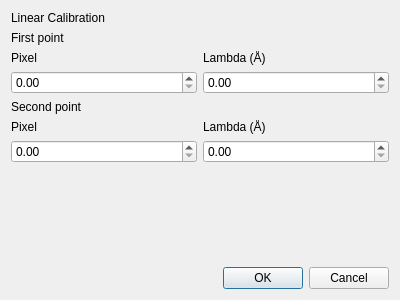
<?xml version="1.0" encoding="UTF-8"?>
<ui version="4.0">
 <class>Calibrate</class>
 <widget class="QDialog" name="Calibrate">
  <property name="geometry">
   <rect>
    <x>0</x>
    <y>0</y>
    <width>400</width>
    <height>300</height>
   </rect>
  </property>
  <property name="windowTitle">
   <string>Calibrate</string>
  </property>
  <layout class="QGridLayout" name="gridLayout">
   <item row="6" column="0">
    <widget class="QDoubleSpinBox" name="second_point_pixel"/>
   </item>
   <item row="7" column="0">
    <spacer name="verticalSpacer">
     <property name="orientation">
      <enum>Qt::Vertical</enum>
     </property>
     <property name="sizeHint" stdset="0">
      <size>
       <width>20</width>
       <height>72</height>
      </size>
     </property>
    </spacer>
   </item>
   <item row="6" column="1">
    <widget class="QDoubleSpinBox" name="second_point_lambda"/>
   </item>
   <item row="2" column="0">
    <widget class="QLabel" name="label_4">
     <property name="text">
      <string>Pixel</string>
     </property>
    </widget>
   </item>
   <item row="4" column="0">
    <widget class="QLabel" name="label_3">
     <property name="text">
      <string>Second point</string>
     </property>
    </widget>
   </item>
   <item row="1" column="0">
    <widget class="QLabel" name="label_2">
     <property name="text">
      <string>First point</string>
     </property>
    </widget>
   </item>
   <item row="3" column="1">
    <widget class="QDoubleSpinBox" name="first_point_lambda"/>
   </item>
   <item row="0" column="0">
    <widget class="QLabel" name="label">
     <property name="text">
      <string>Linear Calibration</string>
     </property>
    </widget>
   </item>
   <item row="8" column="0" colspan="2">
    <widget class="QDialogButtonBox" name="buttonBox">
     <property name="orientation">
      <enum>Qt::Horizontal</enum>
     </property>
     <property name="standardButtons">
      <set>QDialogButtonBox::Cancel|QDialogButtonBox::Ok</set>
     </property>
    </widget>
   </item>
   <item row="3" column="0">
    <widget class="QDoubleSpinBox" name="first_point_pixel"/>
   </item>
   <item row="2" column="1">
    <widget class="QLabel" name="label_5">
     <property name="text">
      <string>Lambda (Å)</string>
     </property>
    </widget>
   </item>
   <item row="5" column="0">
    <widget class="QLabel" name="label_6">
     <property name="text">
      <string>Pixel</string>
     </property>
    </widget>
   </item>
   <item row="5" column="1">
    <widget class="QLabel" name="label_7">
     <property name="text">
      <string>Lambda (Å)</string>
     </property>
    </widget>
   </item>
  </layout>
 </widget>
 <resources/>
 <connections>
  <connection>
   <sender>buttonBox</sender>
   <signal>accepted()</signal>
   <receiver>Calibrate</receiver>
   <slot>accept()</slot>
   <hints>
    <hint type="sourcelabel">
     <x>248</x>
     <y>254</y>
    </hint>
    <hint type="destinationlabel">
     <x>157</x>
     <y>274</y>
    </hint>
   </hints>
  </connection>
  <connection>
   <sender>buttonBox</sender>
   <signal>rejected()</signal>
   <receiver>Calibrate</receiver>
   <slot>reject()</slot>
   <hints>
    <hint type="sourcelabel">
     <x>316</x>
     <y>260</y>
    </hint>
    <hint type="destinationlabel">
     <x>286</x>
     <y>274</y>
    </hint>
   </hints>
  </connection>
 </connections>
</ui>
